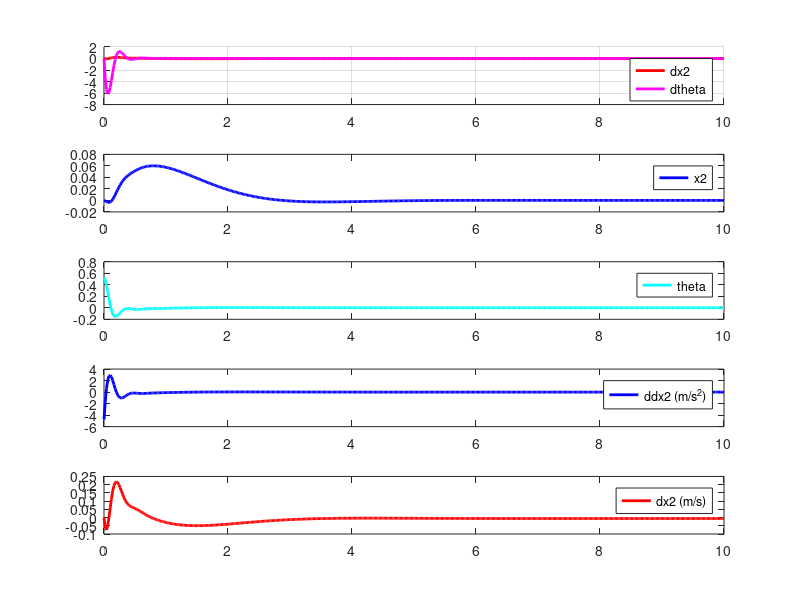

This chart was generated by the following MATLAB code: (Note: this script raises an error after producing the figure.)
clc;
clear;
%% system matrix
l = 1/21; %1/20;
m = 1.0;
c = 0.58;
g = 9.8;

A = [0 1 0 0;
     0 0 0 0;
     0 0 0 1;
     0 0 -g/l -c/m];
B = [0 1 0 1/l]';
C = [1 0 0 0;
     0 0 1 0];

%% check controllability
Uc = ctrb(A,B);
left_rank = length(A) - rank(Uc);
if left_rank > 0
    disp("system2 is uncontrollable");
    disp("controllability matrix : ");
    disp(Uc);
else 
    disp("system2 is controllable");
end
% controllable 하면 stabilizable 하다.
%% check observability
Uo = obsv(A,C);
left_rank = length(A) - rank(Uo);
if left_rank > 0
    disp("system2 is unobservable");
    disp("observability matrix : ");
    disp(Uo);
else 
    disp("system2 is observable");
end
%% Design LQR controller

% inital condition 
X_init = [0 0 30*(pi/180) 0]';
% LQR controller parameter
Q = [0.1 0;0 1];
R = 0.005;
% solve Ricatti equation
[P,L,K] = care(A,B,C'*Q*C,R)
%% simulation
activate_time = 10;
Hz = 50;
t = linspace(0,activate_time,activate_time*Hz);

dt = 1/Hz;
X_packet = zeros(4,activate_time*Hz);
for i = 1:activate_time*Hz
    X_packet(:,i) = expm((A-B*K)*t(i))*X_init;
end
U_packet = -K*X_packet;

% real input(velocity)
V_packet = cumtrapz(t, U_packet);

% desired twist
Vd_zero = zeros(1,activate_time*Hz);
Vd = [Vd_zero; Vd_zero; Vd_zero; Vd_zero; V_packet; Vd_zero]; % wx wy wz vx vy vz
%% calculate cost direct
% method 1
Y_packet = C*X_packet;
cost_1 = 0;
for i = 1:activate_time*Hz  
    cost_1 = cost_1 + (Y_packet(i)*Q*Y_packet(i) + U_packet(i)*R*U_packet(i))*dt;
end
disp("LQR cost calculated by integrate : ");
disp(cost_1);
% method 2
cost_2 = X_init'*P*X_init;
disp("LQR ideal cost:");
disp(cost_2);
%% graph
figure(1);
subplot(511)
grid on;
hold on;
plot(t, X_packet(2,:), 'r','LineWidth',2);
plot(t, X_packet(4,:), 'm','LineWidth',2);
legend('dx2','dtheta');
hold off;
subplot(512);
plot(t, X_packet(1,:), 'b','LineWidth',2);  
legend('x2');
subplot(513)
plot(t, X_packet(3,:), 'c','LineWidth',2);
legend('theta');
subplot(514)
plot(t, U_packet(1,:), 'b','LineWidth',2); 
legend('ddx2 (m/s^2)');
subplot(515)
plot(t, V_packet(1,:), 'r','LineWidth',2); 
legend('dx2 (m/s)');

% make csv
writeU = U_packet(1,:)';
writetheta = X_packet(3,:)'-pi/2;
writetheta_dot = X_packet(4,:)';
write = [writeU writetheta writetheta_dot];
label = ["u(t)" "theta" "theta_dot"];
write = [label;write];
filename = 'test0.csv';
writematrix(write, filename);

% make robot test csv
writeV = V_packet(1,:)';
filename = 'velocity_test.csv';
writematrix(writeV, filename);
 
filename = 'acceleration_test.csv';
writematrix(writeU, filename);
